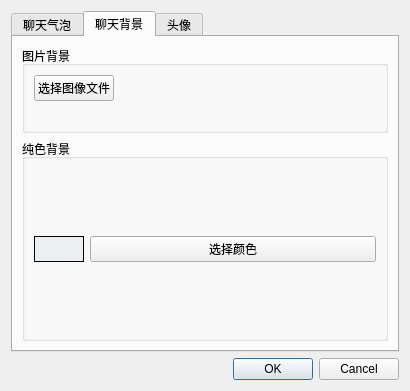
<?xml version="1.0" encoding="UTF-8"?>
<ui version="4.0">
 <class>StyleChange</class>
 <widget class="QDialog" name="StyleChange">
  <property name="geometry">
   <rect>
    <x>0</x>
    <y>0</y>
    <width>410</width>
    <height>391</height>
   </rect>
  </property>
  <property name="windowTitle">
   <string>个性化</string>
  </property>
  <property name="windowIcon">
   <iconset resource="../res.qrc">
    <normaloff>:/image/ico</normaloff>:/image/ico</iconset>
  </property>
  <layout class="QVBoxLayout" name="verticalLayout">
   <item>
    <widget class="QTabWidget" name="tabWidget">
     <property name="currentIndex">
      <number>1</number>
     </property>
     <widget class="QWidget" name="tab">
      <attribute name="title">
       <string>聊天气泡</string>
      </attribute>
      <layout class="QVBoxLayout" name="verticalLayout_2">
       <item>
        <widget class="QGroupBox" name="groupBox">
         <property name="title">
          <string>自己</string>
         </property>
         <layout class="QFormLayout" name="formLayout">
          <item row="0" column="0">
           <widget class="QLabel" name="label">
            <property name="text">
             <string>气泡背景色：</string>
            </property>
           </widget>
          </item>
          <item row="0" column="1">
           <layout class="QHBoxLayout" name="horizontalLayout">
            <item>
             <widget class="QLabel" name="selfback">
              <property name="sizePolicy">
               <sizepolicy hsizetype="Fixed" vsizetype="Preferred">
                <horstretch>0</horstretch>
                <verstretch>0</verstretch>
               </sizepolicy>
              </property>
              <property name="minimumSize">
               <size>
                <width>50</width>
                <height>0</height>
               </size>
              </property>
              <property name="styleSheet">
               <string notr="true">background-color:#eceff1;</string>
              </property>
              <property name="frameShape">
               <enum>QFrame::Box</enum>
              </property>
              <property name="text">
               <string/>
              </property>
             </widget>
            </item>
            <item>
             <widget class="QPushButton" name="pushButton">
              <property name="styleSheet">
               <string notr="true"/>
              </property>
              <property name="text">
               <string>选择颜色</string>
              </property>
             </widget>
            </item>
           </layout>
          </item>
          <item row="1" column="0">
           <widget class="QLabel" name="label_2">
            <property name="text">
             <string>字体颜色：</string>
            </property>
           </widget>
          </item>
          <item row="1" column="1">
           <layout class="QHBoxLayout" name="horizontalLayout_2">
            <item>
             <widget class="QLabel" name="selftext">
              <property name="sizePolicy">
               <sizepolicy hsizetype="Fixed" vsizetype="Preferred">
                <horstretch>0</horstretch>
                <verstretch>0</verstretch>
               </sizepolicy>
              </property>
              <property name="minimumSize">
               <size>
                <width>50</width>
                <height>0</height>
               </size>
              </property>
              <property name="styleSheet">
               <string notr="true">background-color: #1a1a1a;</string>
              </property>
              <property name="frameShape">
               <enum>QFrame::Box</enum>
              </property>
              <property name="text">
               <string/>
              </property>
             </widget>
            </item>
            <item>
             <widget class="QPushButton" name="pushButton_2">
              <property name="styleSheet">
               <string notr="true"/>
              </property>
              <property name="text">
               <string>选择颜色</string>
              </property>
             </widget>
            </item>
           </layout>
          </item>
         </layout>
        </widget>
       </item>
       <item>
        <widget class="QGroupBox" name="groupBox_2">
         <property name="title">
          <string>对方</string>
         </property>
         <layout class="QFormLayout" name="formLayout_2">
          <item row="0" column="0">
           <widget class="QLabel" name="label_3">
            <property name="text">
             <string>气泡背景色：</string>
            </property>
           </widget>
          </item>
          <item row="0" column="1">
           <layout class="QHBoxLayout" name="horizontalLayout_3">
            <item>
             <widget class="QLabel" name="youback">
              <property name="sizePolicy">
               <sizepolicy hsizetype="Fixed" vsizetype="Preferred">
                <horstretch>0</horstretch>
                <verstretch>0</verstretch>
               </sizepolicy>
              </property>
              <property name="minimumSize">
               <size>
                <width>50</width>
                <height>0</height>
               </size>
              </property>
              <property name="styleSheet">
               <string notr="true">background-color:#00b0ff;</string>
              </property>
              <property name="frameShape">
               <enum>QFrame::Box</enum>
              </property>
              <property name="text">
               <string/>
              </property>
             </widget>
            </item>
            <item>
             <widget class="QPushButton" name="pushButton_3">
              <property name="styleSheet">
               <string notr="true"/>
              </property>
              <property name="text">
               <string>选择颜色</string>
              </property>
             </widget>
            </item>
           </layout>
          </item>
          <item row="1" column="0">
           <widget class="QLabel" name="label_4">
            <property name="text">
             <string>字体颜色：</string>
            </property>
           </widget>
          </item>
          <item row="1" column="1">
           <layout class="QHBoxLayout" name="horizontalLayout_4">
            <item>
             <widget class="QLabel" name="youtext">
              <property name="sizePolicy">
               <sizepolicy hsizetype="Fixed" vsizetype="Preferred">
                <horstretch>0</horstretch>
                <verstretch>0</verstretch>
               </sizepolicy>
              </property>
              <property name="minimumSize">
               <size>
                <width>50</width>
                <height>0</height>
               </size>
              </property>
              <property name="styleSheet">
               <string notr="true">background-color:#fff;</string>
              </property>
              <property name="frameShape">
               <enum>QFrame::Box</enum>
              </property>
              <property name="text">
               <string/>
              </property>
             </widget>
            </item>
            <item>
             <widget class="QPushButton" name="pushButton_4">
              <property name="styleSheet">
               <string notr="true"/>
              </property>
              <property name="text">
               <string>选择颜色</string>
              </property>
             </widget>
            </item>
           </layout>
          </item>
         </layout>
        </widget>
       </item>
      </layout>
     </widget>
     <widget class="QWidget" name="tab_2">
      <attribute name="title">
       <string>聊天背景</string>
      </attribute>
      <layout class="QVBoxLayout" name="verticalLayout_4">
       <item>
        <widget class="QGroupBox" name="groupBox_3">
         <property name="title">
          <string>图片背景</string>
         </property>
         <layout class="QVBoxLayout" name="verticalLayout_3">
          <item>
           <layout class="QHBoxLayout" name="horizontalLayout_5">
            <item>
             <widget class="QPushButton" name="pushButton_5">
              <property name="text">
               <string>选择图像文件</string>
              </property>
             </widget>
            </item>
            <item>
             <spacer name="horizontalSpacer">
              <property name="orientation">
               <enum>Qt::Horizontal</enum>
              </property>
              <property name="sizeHint" stdset="0">
               <size>
                <width>40</width>
                <height>20</height>
               </size>
              </property>
             </spacer>
            </item>
           </layout>
          </item>
          <item>
           <widget class="QLabel" name="label_5">
            <property name="sizePolicy">
             <sizepolicy hsizetype="Fixed" vsizetype="Preferred">
              <horstretch>0</horstretch>
              <verstretch>0</verstretch>
             </sizepolicy>
            </property>
            <property name="maximumSize">
             <size>
              <width>360</width>
              <height>16777215</height>
             </size>
            </property>
            <property name="text">
             <string/>
            </property>
           </widget>
          </item>
         </layout>
        </widget>
       </item>
       <item>
        <widget class="QGroupBox" name="groupBox_4">
         <property name="title">
          <string>纯色背景</string>
         </property>
         <layout class="QVBoxLayout" name="verticalLayout_5">
          <item>
           <spacer name="verticalSpacer">
            <property name="orientation">
             <enum>Qt::Vertical</enum>
            </property>
            <property name="sizeHint" stdset="0">
             <size>
              <width>20</width>
              <height>40</height>
             </size>
            </property>
           </spacer>
          </item>
          <item>
           <layout class="QHBoxLayout" name="horizontalLayout_6">
            <item>
             <widget class="QLabel" name="back">
              <property name="sizePolicy">
               <sizepolicy hsizetype="Fixed" vsizetype="Preferred">
                <horstretch>0</horstretch>
                <verstretch>0</verstretch>
               </sizepolicy>
              </property>
              <property name="minimumSize">
               <size>
                <width>50</width>
                <height>0</height>
               </size>
              </property>
              <property name="styleSheet">
               <string notr="true">background-color:#eceff1;</string>
              </property>
              <property name="frameShape">
               <enum>QFrame::Box</enum>
              </property>
              <property name="text">
               <string/>
              </property>
             </widget>
            </item>
            <item>
             <widget class="QPushButton" name="pushButton_6">
              <property name="styleSheet">
               <string notr="true"/>
              </property>
              <property name="text">
               <string>选择颜色</string>
              </property>
             </widget>
            </item>
           </layout>
          </item>
          <item>
           <spacer name="verticalSpacer_2">
            <property name="orientation">
             <enum>Qt::Vertical</enum>
            </property>
            <property name="sizeHint" stdset="0">
             <size>
              <width>20</width>
              <height>40</height>
             </size>
            </property>
           </spacer>
          </item>
         </layout>
        </widget>
       </item>
      </layout>
     </widget>
     <widget class="QWidget" name="tab_3">
      <attribute name="title">
       <string>头像</string>
      </attribute>
     </widget>
    </widget>
   </item>
   <item>
    <widget class="QDialogButtonBox" name="buttonBox">
     <property name="orientation">
      <enum>Qt::Horizontal</enum>
     </property>
     <property name="standardButtons">
      <set>QDialogButtonBox::Cancel|QDialogButtonBox::Ok</set>
     </property>
    </widget>
   </item>
  </layout>
 </widget>
 <resources>
  <include location="../res.qrc"/>
 </resources>
 <connections>
  <connection>
   <sender>buttonBox</sender>
   <signal>accepted()</signal>
   <receiver>StyleChange</receiver>
   <slot>accept()</slot>
   <hints>
    <hint type="sourcelabel">
     <x>248</x>
     <y>254</y>
    </hint>
    <hint type="destinationlabel">
     <x>157</x>
     <y>274</y>
    </hint>
   </hints>
  </connection>
  <connection>
   <sender>buttonBox</sender>
   <signal>rejected()</signal>
   <receiver>StyleChange</receiver>
   <slot>reject()</slot>
   <hints>
    <hint type="sourcelabel">
     <x>316</x>
     <y>260</y>
    </hint>
    <hint type="destinationlabel">
     <x>286</x>
     <y>274</y>
    </hint>
   </hints>
  </connection>
 </connections>
</ui>
